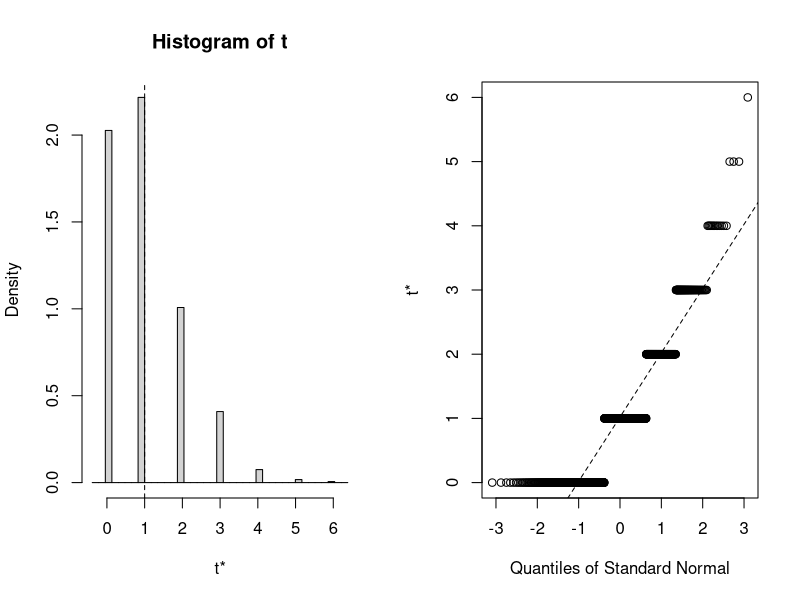

Recreate this plot in R.
library(boot)

n.boot <- 1000
n.points <- 1000
rnorm.mean <- 0
rnorm.sd <- 1
query.val <- rnorm.mean - 3*rnorm.sd

rank.fun <- function(data, indices, query) {
  d <- data[indices,]
  over.under <- query > d$value
  val <- sum(over.under)
  return(val)
}

data <- data.frame(label=1:n.points,value=rnorm(n.points, mean=rnorm.mean, sd=rnorm.sd))

ptm <- proc.time()
results <- boot(data=data, statistic=rank.fun, R=n.boot, query=query.val)
print(proc.time() - ptm)

plot(results, index=1) # intercept 

print(results)
print(boot.ci(results, type="bca", index=1))
